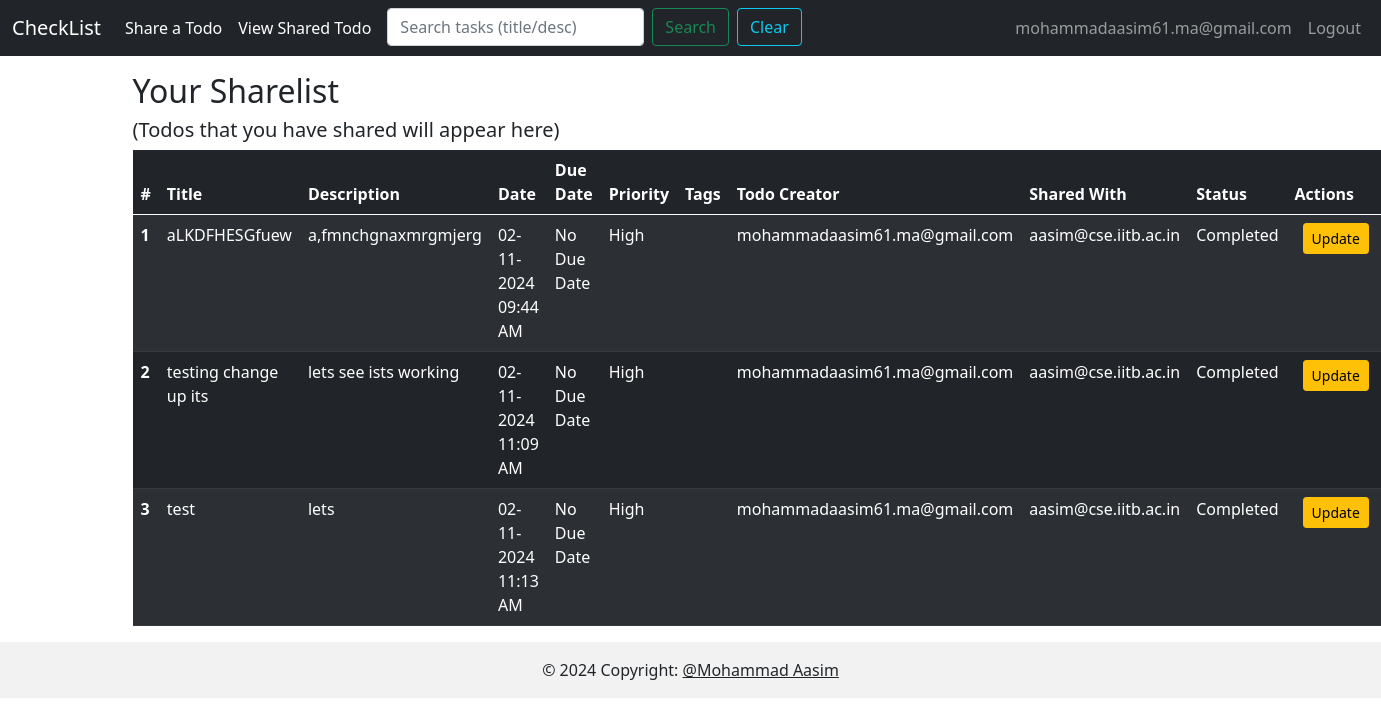
/view/shared/todo (signed in), run on the app's committed database.
### app.py (models this page shows, shortened)
class User(db.Model, UserMixin):
    id =db.Column(db.Integer, primary_key=True)
    email= db.Column(db.String(100), nullable=False, unique=True)
    password= db.Column(db.String(150), nullable=False)
    user_name = db.Column(db.String(100), nullable=False)

class shareTodo(db.Model):
    sno = db.Column(db.Integer, primary_key=True)
    title = db.Column(db.String(200), nullable=False)
    desc = db.Column(db.String(500), nullable=False)
    date_created = db.Column(db.DateTime, default=datetime.utcnow)
    user_email = db.Column(db.String(100), nullable=False)
    due_date = db.Column(db.DateTime)
    priority = db.Column(db.String(10), nullable=False, default='Medium') #others are : High, Low
    tags = db.Column(db.String(200)) #for user help
    shareWith = db.Column(db.String(100), nullable=False)
    status = db.Column(db.String(100),nullable=False, default='Active')

### app.py (the view)
@app.route('/view/shared/todo')
@login_required
def view_shared_todo():
    priority_filter = request.args.get('priority', default='All', type=str)
    tag_filter = request.args.get('tag', default='', type=str)
    search_query = request.args.get('search', default='', type=str)
    query = shareTodo.query.filter_by(user_email=current_user.email)
    if priority_filter != 'All':
        print(f"Applying priority filter: {priority_filter}")
        query = query.filter_by(priority=priority_filter)
    if tag_filter:
        print(f"Applying tag filter: {tag_filter}")
        query = query.filter(Todo.tags.like(f'%{tag_filter}%'))
    if search_query:
        print(f"Applying search query: {search_query}")
        query = query.filter(
            (shareTodo.title.ilike(f'%{search_query}%')) |
            (shareTodo.desc.ilike(f'%{search_query}%'))
        )
    allTodo = query.all()
    return render_template('viewshareTodo.html', allTodo=allTodo)

### app.py (called while the page is built)
@login_manager.user_loader
def load_user(user_id):
    return User.query.get(int(user_id))

### templates/viewshareTodo.html (shortened to what this page needs)
{% extends 'nav.html' %}
{% block body %}
    <div class="container my-3">
      <h2>Your Sharelist</h2>
      <h5>(Todos that you have shared will appear here)</h5>
      {% if allTodo|length == 0 %}
      <div class="alert alert-info" role="alert">
        No Shared Todos added yet!
      </div>
      {% else %}
        <table class="table table-dark table-striped table-hover">
          <thead>
            <tr>
              <th scope="col">#</th>
              <th scope="col">Title</th>
              <th scope="col">Description</th>
              <th scope="col">Date</th>
              <th scope="col">Due Date</th>
              <th scope="col">Priority</th>
              <th scope="col">Tags</th>
              <th scope="col">Todo Creator</th>
              <th scope="col">Shared With</th>
              <th scope="col">Status</th>
              <th scope="col">Actions</th>
            </tr>
          </thead>
          <tbody>
            {% for todo in allTodo %}
              <tr>
                <th scope="row">{{ loop.index }}</th>
                <td>{{ todo.title }}</td>
                <td>{{ todo.desc }}</td>
                <td>{{ todo.date_created.strftime('%d-%m-%Y %I:%M %p') }}</td>
                <td>{{ todo.due_date.strftime('%d-%m-%Y %I:%M %p') if todo.due_date else 'No Due Date'}}</td>
                <td>{{ todo.priority }}</td>
                <td>{{ todo.tags }}</td>
                <td>{{ todo.user_email}}</td>
                <td>{{ todo.shareWith}}</td>
                <td>{{ todo.status}}</td>
                <td>
                    <div class="d-flex">
                        <span class="d-inline mx-1">
                            <a href="/updateShareTodo/{{ todo.sno }}" type="button" class="btn btn-warning btn-sm mx-1">Update</a>
                        </span>
                    </div>
                </td>
              </tr>
            {% endfor %}
          </tbody>
        </table>
      {% endif %}
    </div>
{% endblock body %}

### templates/nav.html (shortened to what this page needs)
<!DOCTYPE html>
<html lang="en">
  <head>
    <link
      href="https://cdn.jsdelivr.net/npm/bootstrap@5.0.2/dist/css/bootstrap.min.css"
      rel="stylesheet"
    />
  </head>
  <body>
    <nav class="navbar navbar-expand-lg navbar-dark bg-dark">
        <div class="container-fluid">
          <a class="navbar-brand" href="/list">CheckList</a>
          <div class="collapse navbar-collapse" id="navbarTogglerDemo03">
            <ul class="navbar-nav me-auto mb-2 mb-lg-0">
              <li class="nav-item">
                <a class="nav-link active" aria-current="page" href="{{ url_for('shared_todo') }}">Share a Todo</a>
              </li>
              <li class="nav-item">
                <a class="nav-link active" aria-current="page" href="{{ url_for('view_shared_todo') }}">View Shared Todo</a>
              </li>
              <li class="nav-item">
                <form method="GET" action="{{ url_for('dashboard') }}" class="d-flex my-2 my-lg-0 ">
                  <input type="text" name="search" class="form-control ms-2" placeholder="Search tasks (title/desc)" value="{{ search_query }}">
                  <button class="btn btn-outline-success ms-2" type="submit">Search</button>
                  <button type="button" class="btn btn-outline-info ms-2" onclick="clearFilters()">Clear</button>
              </form>
              </li>
            </ul>
            <ul class="navbar-nav">
              {% if current_user.is_authenticated %}
    <li class="nav-item">
        <a class="nav-link" href="#">{{ current_user.email }}</a>
    </li>
    <li class="nav-item">
        <a class="nav-link" href="{{ url_for('logout') }}">Logout</a>
    </li>
{% else %}
    <li class="nav-item">
        <a class="nav-link" href="{{ url_for('login_signup') }}">Login / Sign Up</a>
    </li>
{% endif %}
            </ul>
          </div>
        </div>
      </nav>
    {% block body %}
    {% endblock body %}
</body>
<footer class="bg-body-tertiary text-center text-lg-start" style="position: sticky; bottom: 0; width: 100%;">
    <div class="text-center p-3" style="background-color: rgba(0, 0, 0, 0.05);">
      © 2024 Copyright:
      <a class="text-body" href="https://github.com/mAasim1026/">@Mohammad Aasim</a>
    </div>
  </footer>
</html>

### data on the page
User: email "mohammadaasim61.ma@gmail.com"
shareTodo: title "aLKDFHESGfuew", desc "a,fmnchgnaxmrgmjerg", date_created "02-11-2024 09:44 AM", due_date "No Due Date", priority "High", user_email "mohammadaasim61.ma@gmail.com", shareWith "aasim@cse.iitb.ac.in", status "Completed"
shareTodo: title "testing change up its", desc "lets see ists working", date_created "02-11-2024 11:09 AM", due_date "No Due Date", priority "High", user_email "mohammadaasim61.ma@gmail.com", shareWith "aasim@cse.iitb.ac.in", status "Completed"
shareTodo: title "test", desc "lets", date_created "02-11-2024 11:13 AM", due_date "No Due Date", priority "High", user_email "mohammadaasim61.ma@gmail.com", shareWith "aasim@cse.iitb.ac.in", status "Completed"
